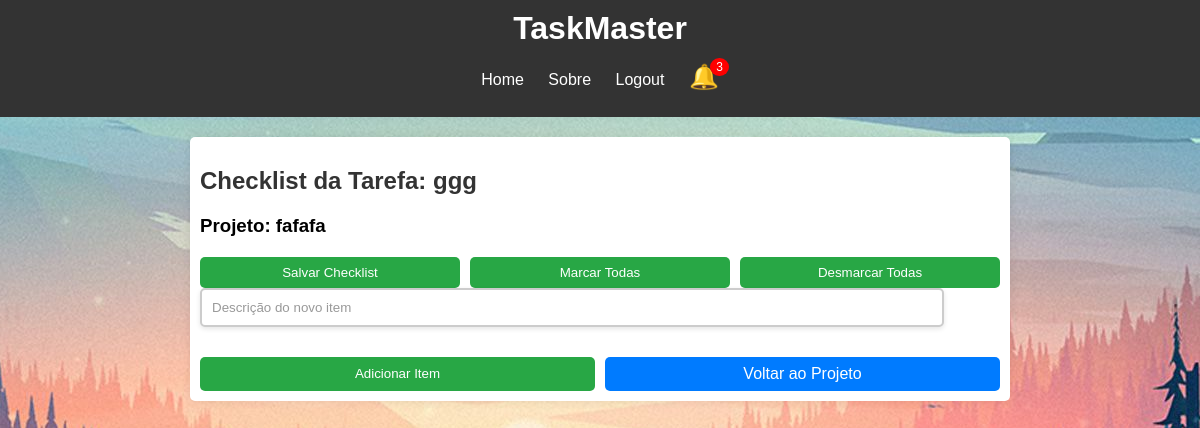
Page /checklist/1 (signed in) on the earlier database version.
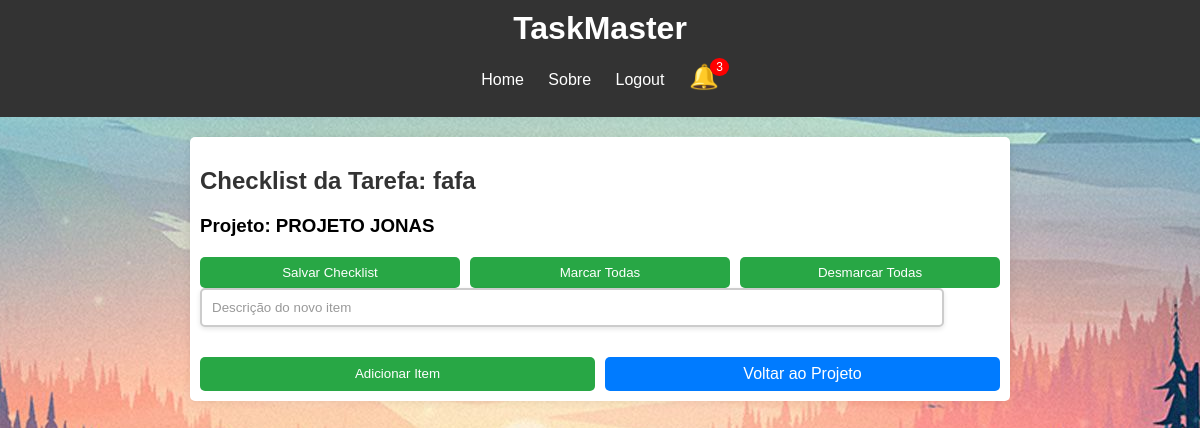
Same page on the later database version.
### website/models.py (models this page shows)
class Task(db.Model):
    __tablename__ = 'task'
    id_task = db.Column(db.Integer, primary_key=True)
    description = db.Column(db.String(255), nullable=False)
    status = db.Column(db.String(50), nullable=False)
    project_id = db.Column(db.Integer, db.ForeignKey('project.id'), nullable=False)
    importance = db.Column(db.Integer, nullable=False)
    ease = db.Column(db.Integer, nullable=False)
    priority = db.Column(db.Integer, nullable=False)
    completion_date = db.Column(db.Date, nullable=True)
    comment = db.Column(db.String(500), nullable=True)  # Comentário opcional
    drive_link = db.Column(db.String(500), nullable=True)  # Link opcional
    checklist_items = db.relationship('ChecklistItem', backref='task', cascade='all, delete-orphan')

class Project(db.Model):
    __tablename__ = 'project'
    id = db.Column(db.Integer, primary_key=True)
    nome_projeto = db.Column(db.String(100), nullable=False)
    user_id = db.Column(db.Integer, db.ForeignKey('usuario.id'), nullable=False)
    criador = db.relationship('Usuario', backref='projetos_criados')

### website/checklist.py (the view)
@checklist_bp.route('/checklist/<int:task_id>', methods=['GET'])
@login_required
def checklist(task_id):
    tarefa = Task.query.get_or_404(task_id)
    projeto = Project.query.get_or_404(tarefa.project_id)
    return render_template('checklist.html', tarefa=tarefa, projeto=projeto)

### website/templates/checklist.html (shortened to what this page needs)
{% extends 'base.html' %}
{% block content %}
    <h2>Checklist da Tarefa: {{ tarefa.description }}</h2>
    <h3>Projeto: {{ projeto.nome_projeto }}</h3>
    <div class="checklist-container">
        <form method="POST" action="{{ url_for('checklist_bp.atualizar_checklist', task_id=tarefa.id_task, project_id=projeto.id) }}">
            <div class="button-group">
                <button type="submit">Salvar Checklist</button>
                <button type="button" id="marcar-todas">Marcar Todas</button>
                <button type="button" id="desmarcar-todas">Desmarcar Todas</button>
            </div>
        </form>
        <form method="POST" action="{{ url_for('checklist_bp.adicionar_item_checklist', task_id=tarefa.id_task) }}">
            <input type="text" name="descricao_item" placeholder="Descrição do novo item" required class="descricao-item-input">
            <div class="button-group">
                <button type="submit">Adicionar Item</button>
                <a href="{{ url_for('project.gerenciar_projeto', project_id=projeto.id) }}" class="button-link">Voltar ao Projeto</a>
            </div>
        </form>
    </div>
{% block styles %}
    <link rel="stylesheet" href="{{ url_for('static', filename='checklist.css') }}">
{% endblock %}
{% endblock %}

Differences in the rows shown:
removed Project: nome_projeto "fafafa"
changed Task: description "ggg" → "fafa"
added Project: nome_projeto "PROJETO JONAS"
